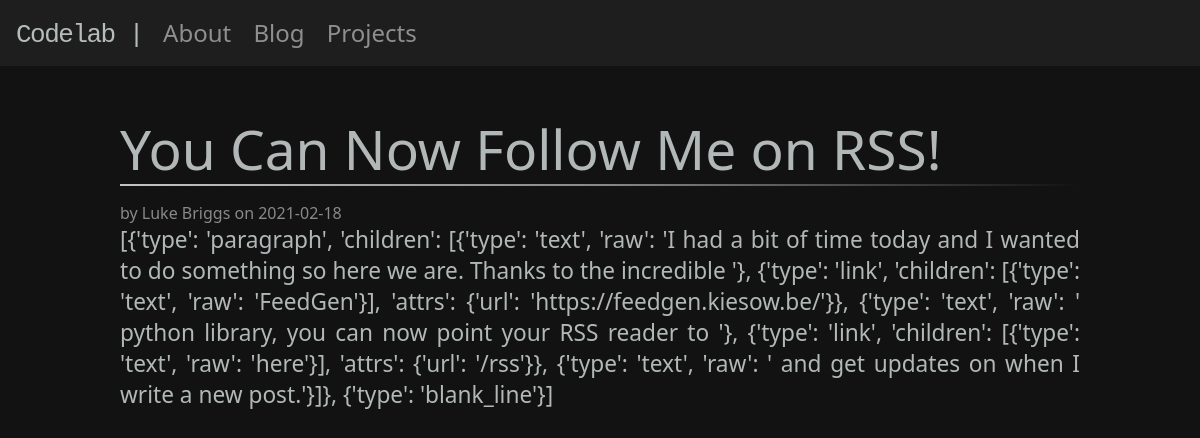
/20, run on the app's committed database.
### tables this page shows
CREATE TABLE post(
    id INTEGER PRIMARY KEY AUTOINCREMENT,
    author_id INTEGER NOT NULL,
    created TIMESTAMP NOT NULL DEFAULT CURRENT_TIMESTAMP,
    title TEXT NOT NULL,
    body TEXT NOT NULL,
    FOREIGN KEY (author_id) REFERENCES user(id)
);

CREATE TABLE user(
    id INTEGER PRIMARY KEY AUTOINCREMENT,
    username TEXT UNIQUE NOT NULL,
    password TEXT NOT NULL
);

### flaskr/blog.py (the view)
@bp.route('/<int:id>')
def post(id):
    db = get_db()
    post = db.execute(
        'SELECT p.id, title, body, created, author_id, username'
        ' FROM post p JOIN user u ON p.author_id = u.id'
        ' WHERE p.id = ?', (id, )
    ).fetchone()
    return render_template('blog/post.html', post=post, mistune=mistune, highlighter=highlighter)

### flaskr/auth.py (called while the page is built)
@bp.before_app_request
def load_logged_in_user():
    user_id = session.get('user_id')
    if user_id is None:
        g.user = None
    else:
        g.user = get_db().execute(
            "SELECT * FROM user WHERE id = ?", (user_id,)
        ).fetchone()

### flaskr/db.py (called while the page is built)
def get_db():
    if 'db' not in g:
        g.db = sqlite3.connect(
            current_app.config['DATABASE'],
            detect_types=sqlite3.PARSE_DECLTYPES
        )
        g.db.row_factory = sqlite3.Row
    return g.db

### flaskr/templates/blog/post.html (shortened to what this page needs)
{% extends 'base.html' %}
{% block content %}
    <article class="post">
        <header>
            <div>
                <h3 class="postTitle">{{ post['title'] }}</h3>
                <hr>
                <div class="about">by {{ post['username'] }} on {{ post['created'].strftime('%Y-%m-%d') }}</div>
            </div>
        </header>
        <p class="body">{{ mistune.markdown(post['body'], renderer=highlighter.HighlightRenderer()) | safe}}</p>
    </article>
{% endblock %}

### flaskr/static/style.css (style rules this page uses)
* { padding: 0; margin: 0; }
html { font-family: system-ui, -apple-system, BlinkMacSystemFont, "Segoe UI", Roboto, Ubuntu, "Helvetica Neue", Oxygen, Cantarell, sans-serif; background: #121212; color: rgba(255, 255, 255, 0.50); max-width: 100vw; overflow-x: hidden; }
body { max-width: 100vw; }
article { margin-left: auto; margin-right: auto; margin-top: 32px; padding-top: 16px; background-color: rgba(255, 255, 255, 0); box-shadow: 5px 5px 5px rgba(255, 255, 255, 0); width: 50%; }
h3 { font-size: 55px; letter-spacing: 0px; font-weight: 300; line-height: 70px; color: #f7ffffb3; }
hr { border: 0; height: 2px; margin-bottom: 1rem; background-image: linear-gradient(to right, rgba(255, 255, 255, 0.75), rgba(255, 255, 255, 0.5), rgba(255, 255, 255, 0)); }
p { font-size: 17pt; max-width: 100%; font-weight: 300; color: #f7ffffb3; margin-bottom: 1em; }
@media all and (max-width: 1200px) { article { width: 80%; } }
@media all and (max-width: 1200px) { article p { text-align: justify; } }
@media all and (max-width: 1200px) { article h3 { white-space: pre-wrap; white-space: -moz-pre-wrap; white-space: pre-wrap; white-space: -o-pre-wrap; word-wrap: break-word; } }

### data on the page
post: title "You Can Now Follow Me on RSS!", created "2021-02-18", markdown "[{'type': 'paragraph', 'children': [{'type': 'text', 'raw': 'I had a bit of time today and I wanted to do something so here we are. Thanks to the incredible '}, {'type': 'link', 'children': [{'type': 'text', 'raw': 'FeedGen'}], 'attrs': {'url': 'https://feedgen.kiesow.be/'}}, {'type': 'text', 'raw': ' python library, you can now point your RSS reader to '}, {'type': 'link', 'children': [{'type': 'text', 'raw': 'here'}], 'attrs': {'url': '/rss'}}, {'type': 'text', 'raw': ' and get updates on when I write a new post.'}]}, {'type': 'blank_line'}]"
user: username "Luke Briggs"
